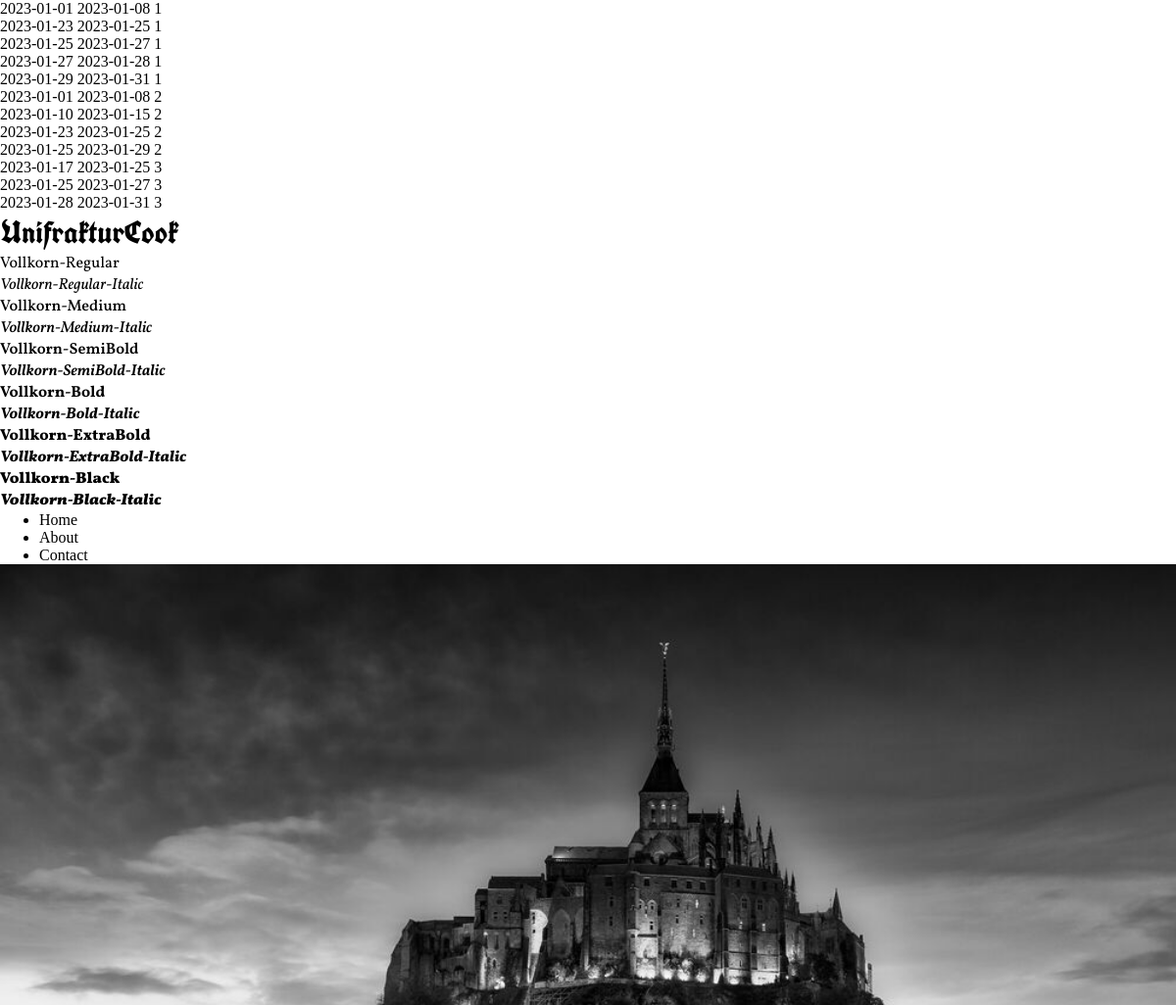
Before: / (upper part) with the older database file.
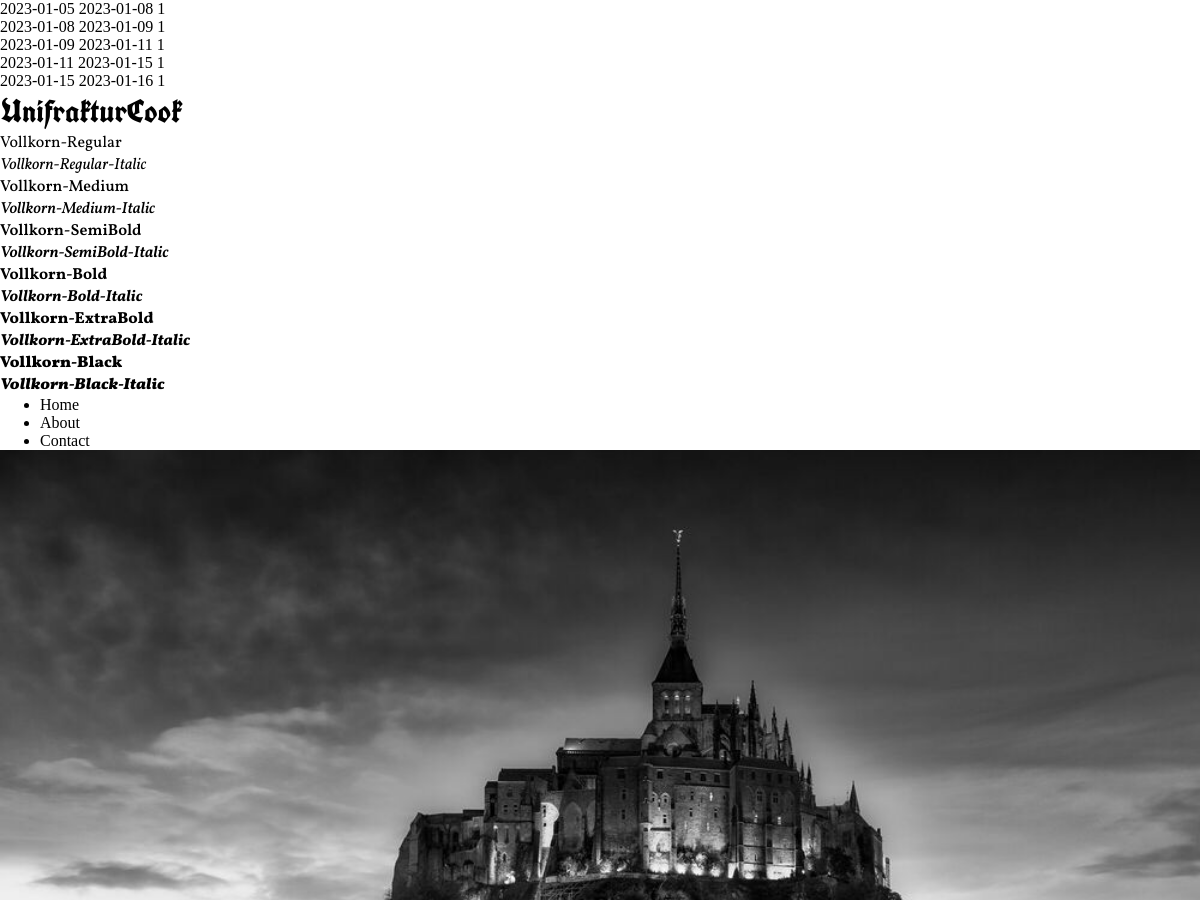
After: the same page with the newer database file.
### tables this page shows
CREATE TABLE reservations (
    id INTEGER PRIMARY KEY AUTOINCREMENT,
    arrival_date DATE,
    departure_date DATE,
    room_id INTEGER,
    info_id INTEGER,
    FOREIGN KEY (room_id) REFERENCES pricelist(id),
    FOREIGN KEY (info_id) REFERENCES info(id)
);

### hotelFunctions.php (the view, shortened to what this page needs)
<?php
function connect(string $dbName): object
{
    $dbPath = __DIR__ . '/' . $dbName;
    $db = "sqlite:$dbPath";
    try {
        $db = new PDO($db);
        $db->setAttribute(PDO::ATTR_ERRMODE, PDO::ERRMODE_EXCEPTION);
        $db->setAttribute(PDO::ATTR_DEFAULT_FETCH_MODE, PDO::FETCH_ASSOC);
    } catch (PDOException $e) {
        echo "Failed to connect to the database";
        throw $e;
    }
    return $db;
}
function showAvailability(int $room_id)
{
    $db = connect('database.db');
    $statement = $db->prepare(
        "SELECT distinct *
        FROM reservations
        WHERE room_id = ?
        ORDER BY arrival_date"
    );
    $statement->bindParam(1, $room_id, PDO::PARAM_STR);
    $statement->execute();
    $reservations =  $statement->fetchAll(PDO::FETCH_ASSOC);
    return $reservations;
}
function printReservations($roomNr)
{
    foreach ($roomNr as $reservation) {
        echo $reservation['arrival_date'] . " " . $reservation['departure_date'] . " " . $reservation['room_id'] . "<br>";
    }
}

### index.php (shortened to what this page needs)
<?php
require("./hotelFunctions.php");
?>
<!DOCTYPE html>
<html lang="en">
<head>
    <link rel="stylesheet" href="./CSS/global.css">
    <link rel="stylesheet" href="./CSS/main.css">
    <link rel="stylesheet" href="./CSS/typography.css">
    <link rel="stylesheet" href="./CSS/fonts.css">
</head>
<body>
    <?php $budget = showAvailability(1);
    $standard = showAvailability(2);
    $luxury = showAvailability(3);
    printReservations($budget);
    ?>
    <div class="font-tests">
        <h1>UnifrakturCook</h1>
        <p class="one">Vollkorn-Regular</p>
        <p class="two">Vollkorn-Regular-Italic</p>
        <p class="three">Vollkorn-Medium</p>
        <p class="four">Vollkorn-Medium-Italic</p>
        <p class="five">Vollkorn-SemiBold</p>
        <p class="six">Vollkorn-SemiBold-Italic</p>
        <p class="seven">Vollkorn-Bold</p>
        <p class="eight">Vollkorn-Bold-Italic</p>
        <p class="nine">Vollkorn-ExtraBold</p>
        <p class="ten">Vollkorn-ExtraBold-Italic</p>
        <p class="eleven">Vollkorn-Black</p>
        <p class="twelve">Vollkorn-Black-Italic</p>
    </div>
    <header>
        <nav>
            <ul>
                <li>Home</li>
                <li>About</li>
                <li>Contact</li>
            </ul>
        </nav>
    </header>
    <main>
        <div class="hero">
            <img src="./Images/le-mont-saint-michel-by-night.jpg" alt="">
        </div>
    </main>
</body>
</html>

### CSS/global.css (style rules this page uses)
:root { --color-black: #000000; --color-white: #ffffff; --color-dark-purple: #0e0c0c; --color-deep-purple: #211729; --color-plum-purple: #5a3e62; --color-light-purple: #7b5c75; --color-wine-red: #702632; }
* { margin: 0; }

### CSS/main.css (style rules this page uses)
img { width: 100%; }

### CSS/typography.css (style rules this page uses)
h1 { font-family: 'UnifrakturCook'; }
.one { font-family: 'Vollkorn-Regular'; }
.two { font-family: 'Vollkorn-Regular-Italic'; }
.three { font-family: 'Vollkorn-Medium'; }
.four { font-family: 'Vollkorn-Medium-Italic'; }
.five { font-family: 'Vollkorn-SemiBold'; }
.six { font-family: 'Vollkorn-SemiBold-Italic'; }
.seven { font-family: 'Vollkorn-Bold'; }
.eight { font-family: 'Vollkorn-Bold-Italic'; }
.nine { font-family: 'Vollkorn-ExtraBold'; }
.ten { font-family: 'Vollkorn-ExtraBold-Italic'; }
.eleven { font-family: 'Vollkorn-Black'; }
.twelve { font-family: 'Vollkorn-Black-Italic'; }

Changed rows visible on the page:
removed reservations: arrival_date "2023-01-01", departure_date "2023-01-08", room "1"
removed reservations: arrival_date "2023-01-27", departure_date "2023-01-28", room "1"
removed reservations: arrival_date "2023-01-29", departure_date "2023-01-31", room "1"
removed reservations: arrival_date "2023-01-01", departure_date "2023-01-08", room "2"
removed reservations: arrival_date "2023-01-10", departure_date "2023-01-15", room "2"
removed reservations: arrival_date "2023-01-23", departure_date "2023-01-25", room "2"
removed reservations: arrival_date "2023-01-25", departure_date "2023-01-29", room "2"
removed reservations: arrival_date "2023-01-17", departure_date "2023-01-25", room "3"
removed reservations: arrival_date "2023-01-25", departure_date "2023-01-27", room "3"
removed reservations: arrival_date "2023-01-28", departure_date "2023-01-31", room "3"
changed reservations (number 1 of 5 on the later page): arrival_date "2023-01-25" → "2023-01-05"; departure_date "2023-01-27" → "2023-01-08"; moves up the list
added reservations: arrival_date "2023-01-08", departure_date "2023-01-09", room "1"
changed reservations (number 3 of 5 on the later page): arrival_date "2023-01-23" → "2023-01-09"; departure_date "2023-01-25" → "2023-01-11"
added reservations: arrival_date "2023-01-11", departure_date "2023-01-15", room "1"
added reservations: arrival_date "2023-01-15", departure_date "2023-01-16", room "1"
